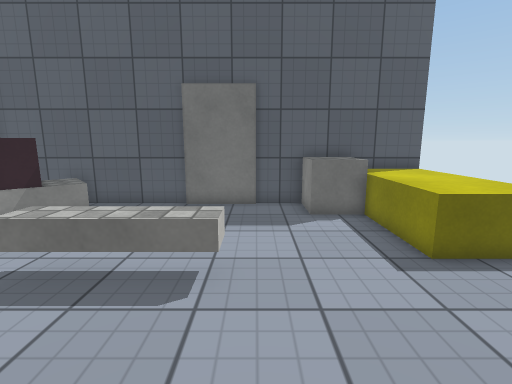
[1] (above)

12 first-person views from a walk through a scene from a Unity 3-D project. The camera is 1.3 m above the floor, tilts 10° down and sees 85° across. The floor is counted in squares, 0.5 m on a side. Each view is taken from the middle of a square. On the plan, view 1 faces up. The plan holds only what a view shows up to about 19 squares ahead; the rest is blank. The place goes on beyond the plan. The player character is not drawn. Surface patterns are stand-ins for the level's own textures.

[2]
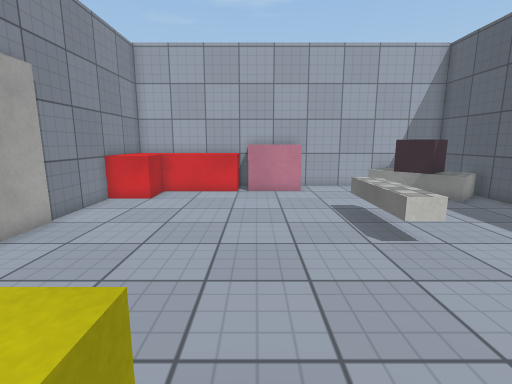

[3]
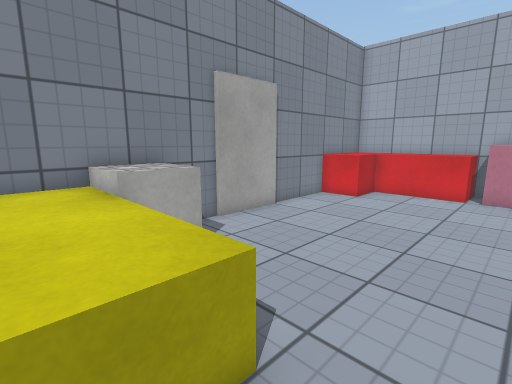

[4]
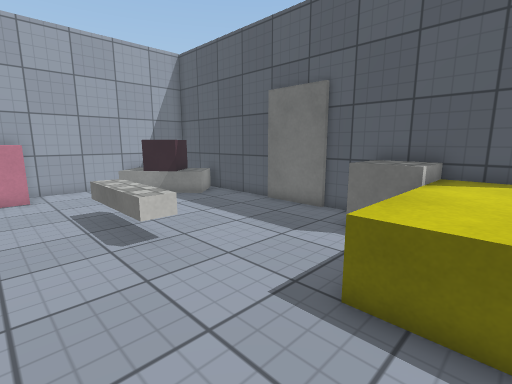

[5]
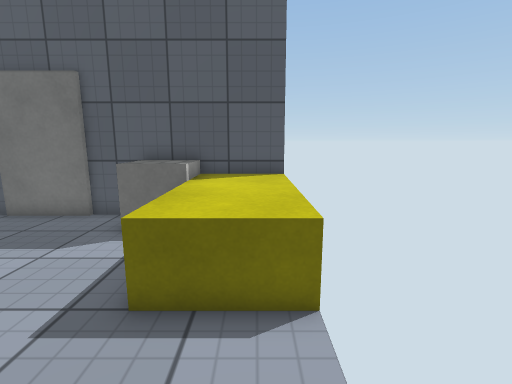

[6]
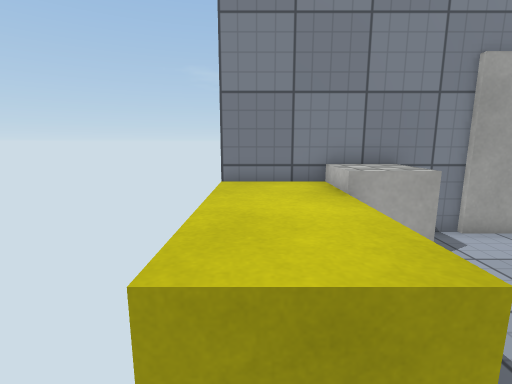

[7]
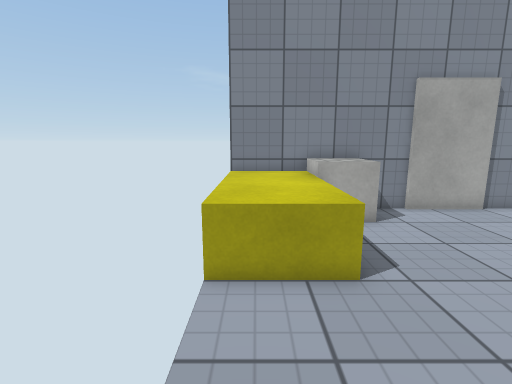

[8]
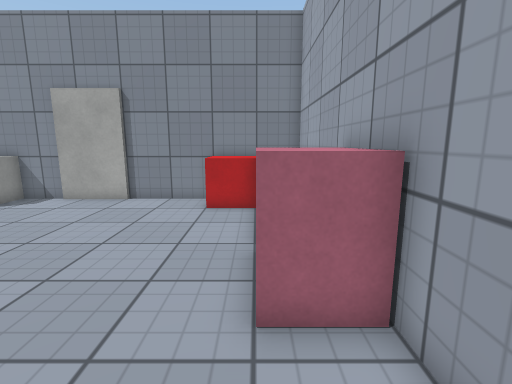

[9]
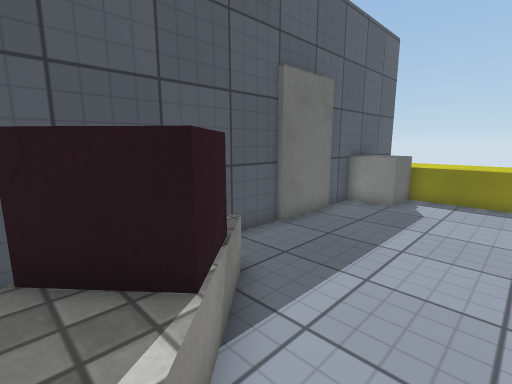

[10]
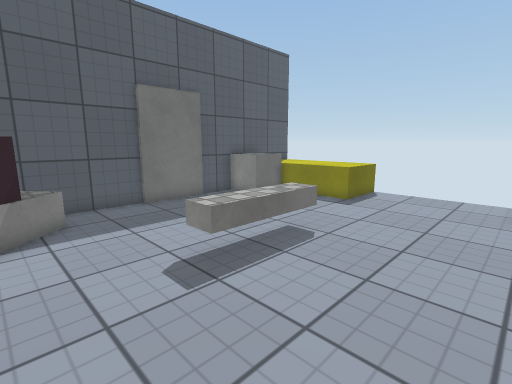

[11]
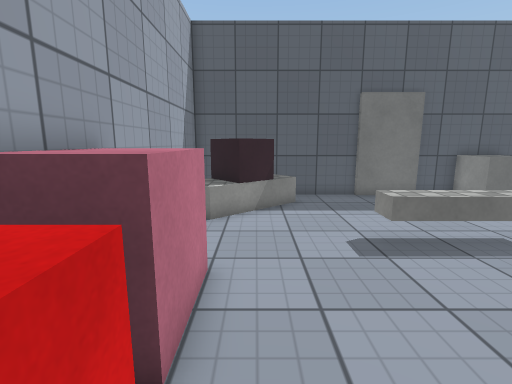

[12]
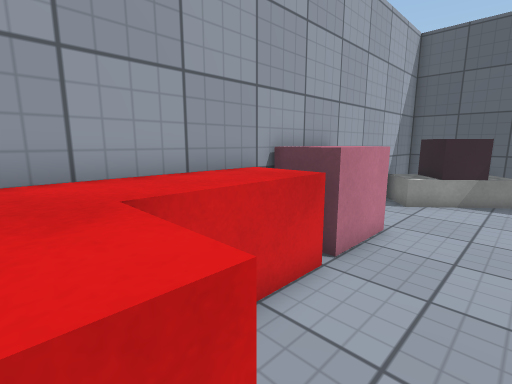

### Floor plan
Key: @ floor where view 1 was taken; # wall or solid block; . floor; = window, fence, low wall or low ledge; ^ raised ledge.
Columns run from 11 left of view 1 to 7 right of it. Each row starts with its distance up from view 1.
 12 #############^^^^^^
 11 ###^^........^^^^^^
 10 ## ^^=.......^^^^^^
  9 #^^^#..........^^^^
  8 #^^#...........^^^^
  7 #=.............^^^^
  6 #..............^^^^
  5 #......^^^^.......
  4 #.................
  3 ^^^...............
  2 ^^^...............
  1 ^^^...............
  0 ^^^........@...^^^^
 -1 ^^^............^^^^
 -2 ^^^............^^^^
 -3 ^^^............^^^^
 -4 ^^^^^........^^^^^^
 -5 ^^^^^........^^^^^^
 -6 ^^^^^########^^^^^^

Positions as (right, up) in squares from view 1, and headings:
1: (0, 0), facing up
2: (6, 1), facing left
3: (6, 2), facing down-left
4: (6, 2), facing up-left
5: (6, 2), facing up
6: (6, 2), facing down
7: (6, 5), facing down
8: (-9, 7), facing down
9: (-10, 6), facing up-right
10: (-8, 0), facing up-right
11: (-8, -2), facing up
12: (-6, -5), facing up-left
